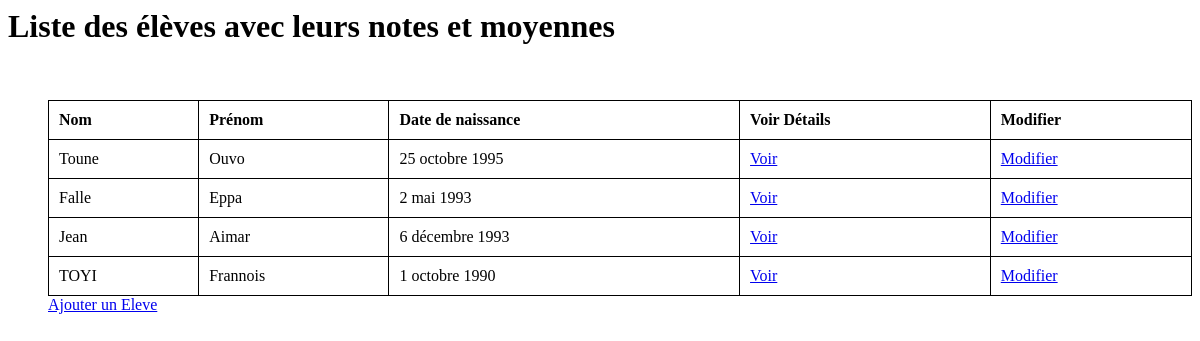
The app's page /notes/eleves/, older data.
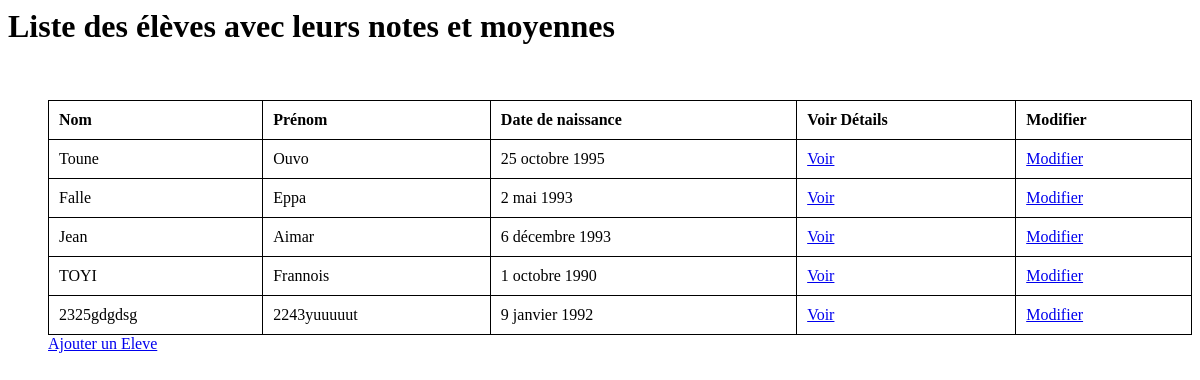
The same page, newer data.
### notes/models/eleve.py (models this page shows, shortened)
class Eleve(Personne):
    id = models.CharField(max_length=20, primary_key=True)
    matieres = models.ManyToManyField(Matiere,blank=True,verbose_name="Matières suivies par l'élève selon son niveau")
    niveau = models.ForeignKey(Niveau, on_delete=models.CASCADE)
    class Meta:
        verbose_name_plural = "Elèves"

### notes/views/eleve.py (the view)
# urls.py: path('eleves/', eleve.eleves, name='eleves'),
def eleves(request):
    eleves_list = Eleve.objects.all()
    eleves_with_notes = []
    for eleve in eleves_list:
        matieres_notes = []
        for matiere in eleve.matieres.all():
            note = Note.objects.filter(eleve=eleve, matiere=matiere).first()  # Récupère la note
            matieres_notes.append({
                'matiere': matiere.nom,
                'note': note.valeur if note else 'Nulle'  # Vérifie si une note existe
            })
        eleves_with_notes.append({
            "id": eleve.id,
            'nom': eleve.nom,
            "prenom" : eleve.prenom,
            "sexe" : eleve.sexe,
            "date_naissance" : eleve.date_naissance,
            "niveau_id": eleve.niveau.id,
            'niveau': eleve.niveau.nom,
            'matieres_notes': matieres_notes
        })
    return render(request, 'notes/eleves.html', {'eleves': eleves_with_notes})

### notes/templates/notes/eleves.html (shortened to what this page needs)
<h1>Liste des élèves avec leurs notes et moyennes</h1>
<ul>
  <table>
    <thead>
      <tr>
        <th>Nom</th>
        <th>Prénom</th>
        <th>Date de naissance</th>
        <th>Voir Détails</th>
        <th>Modifier</th>
      </tr>
    </thead>
    <tbody>
      {% for eleve in eleves %}
      <tr>
        <td>{{eleve.nom}}</td>
        <td>{{eleve.prenom}}</td>
        <td>{{eleve.date_naissance}}</td>
        <td><a href="{% url 'notes:eleve' eleve.id %}">Voir</a></td>
        <td><a href="{% url 'notes:updateEleve' eleve.id %}">Modifier</a></td>
      </tr>
      {% endfor %}
    </tbody>
  </table>
  <a href="{% url 'notes:addEleve' %}">Ajouter un Eleve</a>

Row changes from the older to the newer data that the page shows:
added Eleve: nom "2325gdgdsg", prenom "2243yuuuuut", date_naissance "9 janvier 1992"
Text that changed along with them:
new list line: "Voir Modifier"
